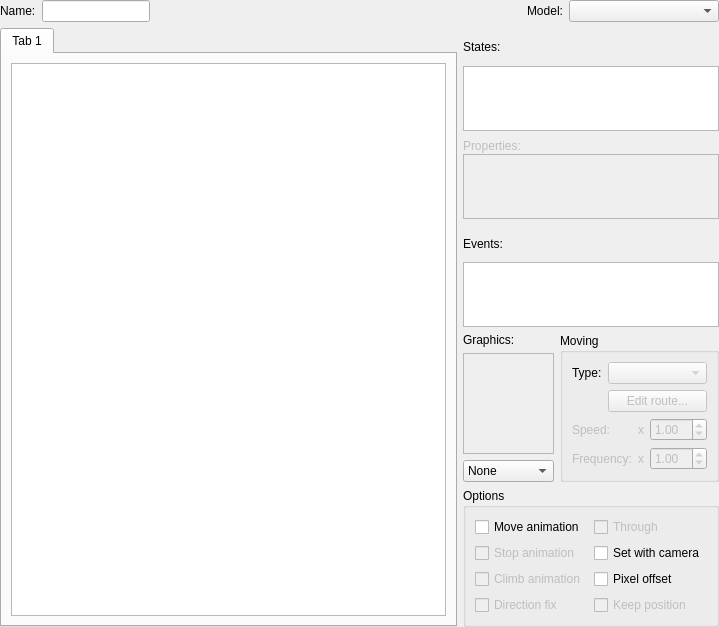
<?xml version="1.0" encoding="UTF-8"?>
<ui version="4.0">
 <class>PanelObject</class>
 <widget class="QWidget" name="PanelObject">
  <property name="geometry">
   <rect>
    <x>0</x>
    <y>0</y>
    <width>719</width>
    <height>627</height>
   </rect>
  </property>
  <property name="windowTitle">
   <string>Form</string>
  </property>
  <layout class="QGridLayout" name="gridLayout">
   <property name="leftMargin">
    <number>0</number>
   </property>
   <property name="topMargin">
    <number>0</number>
   </property>
   <property name="rightMargin">
    <number>0</number>
   </property>
   <property name="bottomMargin">
    <number>0</number>
   </property>
   <item row="0" column="0">
    <layout class="QVBoxLayout" name="verticalLayout_6">
     <item>
      <layout class="QHBoxLayout" name="horizontalLayout" stretch="0,0,1,0,0">
       <item>
        <widget class="QLabel" name="labelName">
         <property name="text">
          <string>Name:</string>
         </property>
        </widget>
       </item>
       <item>
        <widget class="QLineEdit" name="lineEditName"/>
       </item>
       <item>
        <spacer name="horizontalSpacer">
         <property name="orientation">
          <enum>Qt::Horizontal</enum>
         </property>
         <property name="sizeHint" stdset="0">
          <size>
           <width>40</width>
           <height>20</height>
          </size>
         </property>
        </spacer>
       </item>
       <item>
        <widget class="QLabel" name="label">
         <property name="text">
          <string>Model:</string>
         </property>
        </widget>
       </item>
       <item>
        <widget class="QComboBox" name="comboBoxInheritance">
         <property name="enabled">
          <bool>true</bool>
         </property>
         <property name="minimumSize">
          <size>
           <width>150</width>
           <height>0</height>
          </size>
         </property>
         <property name="maximumSize">
          <size>
           <width>150</width>
           <height>16777215</height>
          </size>
         </property>
        </widget>
       </item>
      </layout>
     </item>
     <item>
      <layout class="QHBoxLayout" name="horizontalLayout_2" stretch="1,0">
       <item>
        <widget class="QTabWidget" name="tabWidgetCommands">
         <property name="currentIndex">
          <number>0</number>
         </property>
         <widget class="QWidget" name="tab">
          <attribute name="title">
           <string>Tab 1</string>
          </attribute>
          <layout class="QGridLayout" name="gridLayout_2">
           <item row="0" column="0">
            <widget class="QTreeView" name="treeView"/>
           </item>
          </layout>
         </widget>
        </widget>
       </item>
       <item>
        <layout class="QVBoxLayout" name="verticalLayout_5" stretch="1,1,1,0">
         <item>
          <layout class="QVBoxLayout" name="verticalLayout_2" stretch="0,1">
           <property name="spacing">
            <number>0</number>
           </property>
           <item>
            <widget class="QLabel" name="label_5">
             <property name="text">
              <string>States:</string>
             </property>
            </widget>
           </item>
           <item>
            <widget class="WidgetSuperTree" name="treeViewStates">
             <property name="maximumSize">
              <size>
               <width>16777215</width>
               <height>65</height>
              </size>
             </property>
             <attribute name="headerVisible">
              <bool>false</bool>
             </attribute>
            </widget>
           </item>
          </layout>
         </item>
         <item>
          <layout class="QVBoxLayout" name="verticalLayout_4" stretch="0,1">
           <property name="spacing">
            <number>0</number>
           </property>
           <item>
            <widget class="QLabel" name="label_7">
             <property name="enabled">
              <bool>false</bool>
             </property>
             <property name="maximumSize">
              <size>
               <width>16777215</width>
               <height>17</height>
              </size>
             </property>
             <property name="text">
              <string>Properties:</string>
             </property>
            </widget>
           </item>
           <item>
            <widget class="WidgetSuperTree" name="treeViewProperties">
             <property name="enabled">
              <bool>false</bool>
             </property>
             <property name="maximumSize">
              <size>
               <width>16777215</width>
               <height>65</height>
              </size>
             </property>
            </widget>
           </item>
          </layout>
         </item>
         <item>
          <layout class="QVBoxLayout" name="verticalLayout_3" stretch="0,1">
           <property name="spacing">
            <number>0</number>
           </property>
           <item>
            <widget class="QLabel" name="label_6">
             <property name="text">
              <string>Events:</string>
             </property>
            </widget>
           </item>
           <item>
            <widget class="WidgetSuperTree" name="treeViewEvents">
             <property name="maximumSize">
              <size>
               <width>16777215</width>
               <height>65</height>
              </size>
             </property>
             <attribute name="headerVisible">
              <bool>false</bool>
             </attribute>
            </widget>
           </item>
          </layout>
         </item>
         <item>
          <layout class="QGridLayout" name="gridLayout_8">
           <item row="0" column="0">
            <layout class="QVBoxLayout" name="verticalLayout" stretch="0,1,0">
             <item>
              <widget class="QLabel" name="labelGraphics">
               <property name="text">
                <string>Graphics:</string>
               </property>
              </widget>
             </item>
             <item>
              <widget class="WidgetGraphics" name="frameGraphics">
               <property name="minimumSize">
                <size>
                 <width>0</width>
                 <height>0</height>
                </size>
               </property>
               <property name="frameShape">
                <enum>QFrame::StyledPanel</enum>
               </property>
               <property name="frameShadow">
                <enum>QFrame::Raised</enum>
               </property>
              </widget>
             </item>
             <item>
              <widget class="QComboBox" name="comboBoxGraphics">
               <item>
                <property name="text">
                 <string>None</string>
                </property>
               </item>
               <item>
                <property name="text">
                 <string>Sprite fix</string>
                </property>
               </item>
              </widget>
             </item>
            </layout>
           </item>
           <item row="0" column="1">
            <widget class="QGroupBox" name="groupBoxMoving">
             <property name="title">
              <string>Moving</string>
             </property>
             <layout class="QGridLayout" name="gridLayout_4">
              <item row="0" column="0">
               <layout class="QGridLayout" name="gridLayout_5">
                <item row="0" column="0">
                 <widget class="QLabel" name="labelType">
                  <property name="text">
                   <string>Type:</string>
                  </property>
                 </widget>
                </item>
                <item row="0" column="1" colspan="3">
                 <widget class="QComboBox" name="comboBoxType">
                  <property name="enabled">
                   <bool>false</bool>
                  </property>
                 </widget>
                </item>
                <item row="1" column="1" colspan="3">
                 <widget class="QPushButton" name="pushButtonEditRoute">
                  <property name="enabled">
                   <bool>false</bool>
                  </property>
                  <property name="text">
                   <string>Edit route...</string>
                  </property>
                 </widget>
                </item>
                <item row="2" column="0" colspan="2">
                 <widget class="QLabel" name="labelSpeed">
                  <property name="enabled">
                   <bool>false</bool>
                  </property>
                  <property name="text">
                   <string>Speed:</string>
                  </property>
                 </widget>
                </item>
                <item row="2" column="2">
                 <widget class="QLabel" name="label_3">
                  <property name="enabled">
                   <bool>false</bool>
                  </property>
                  <property name="text">
                   <string>x</string>
                  </property>
                 </widget>
                </item>
                <item row="2" column="3">
                 <widget class="QDoubleSpinBox" name="doubleSpinBoxSpeed">
                  <property name="enabled">
                   <bool>false</bool>
                  </property>
                  <property name="value">
                   <double>1.000000000000000</double>
                  </property>
                 </widget>
                </item>
                <item row="3" column="0" colspan="2">
                 <widget class="QLabel" name="labelFrequency">
                  <property name="enabled">
                   <bool>false</bool>
                  </property>
                  <property name="text">
                   <string>Frequency:</string>
                  </property>
                 </widget>
                </item>
                <item row="3" column="2">
                 <widget class="QLabel" name="label_4">
                  <property name="enabled">
                   <bool>false</bool>
                  </property>
                  <property name="text">
                   <string>x</string>
                  </property>
                 </widget>
                </item>
                <item row="3" column="3">
                 <widget class="QDoubleSpinBox" name="doubleSpinBoxFrequency">
                  <property name="enabled">
                   <bool>false</bool>
                  </property>
                  <property name="value">
                   <double>1.000000000000000</double>
                  </property>
                 </widget>
                </item>
               </layout>
              </item>
             </layout>
            </widget>
           </item>
           <item row="1" column="0" colspan="2">
            <widget class="QGroupBox" name="groupBoxOptions">
             <property name="title">
              <string>Options</string>
             </property>
             <layout class="QGridLayout" name="gridLayout_7">
              <item row="0" column="0">
               <layout class="QGridLayout" name="gridLayout_6">
                <item row="0" column="1">
                 <widget class="QCheckBox" name="checkBoxThrough">
                  <property name="enabled">
                   <bool>false</bool>
                  </property>
                  <property name="text">
                   <string>Through</string>
                  </property>
                 </widget>
                </item>
                <item row="3" column="0">
                 <widget class="QCheckBox" name="checkBoxDirectionFix">
                  <property name="enabled">
                   <bool>false</bool>
                  </property>
                  <property name="text">
                   <string>Direction fix</string>
                  </property>
                 </widget>
                </item>
                <item row="1" column="1">
                 <widget class="QCheckBox" name="checkBoxSetWithCamera">
                  <property name="text">
                   <string>Set with camera</string>
                  </property>
                 </widget>
                </item>
                <item row="0" column="0">
                 <widget class="QCheckBox" name="checkBoxMoveAnimation">
                  <property name="text">
                   <string>Move animation</string>
                  </property>
                 </widget>
                </item>
                <item row="1" column="0">
                 <widget class="QCheckBox" name="checkBoxStopAnimation">
                  <property name="enabled">
                   <bool>false</bool>
                  </property>
                  <property name="text">
                   <string>Stop animation</string>
                  </property>
                 </widget>
                </item>
                <item row="2" column="0">
                 <widget class="QCheckBox" name="checkBoxClimbAnimation">
                  <property name="enabled">
                   <bool>false</bool>
                  </property>
                  <property name="text">
                   <string>Climb animation</string>
                  </property>
                 </widget>
                </item>
                <item row="2" column="1">
                 <widget class="QCheckBox" name="checkBoxPixelOffset">
                  <property name="text">
                   <string>Pixel offset</string>
                  </property>
                 </widget>
                </item>
                <item row="3" column="1">
                 <widget class="QCheckBox" name="checkBoxKeepPosition">
                  <property name="enabled">
                   <bool>false</bool>
                  </property>
                  <property name="text">
                   <string>Keep position</string>
                  </property>
                 </widget>
                </item>
               </layout>
              </item>
             </layout>
            </widget>
           </item>
          </layout>
         </item>
        </layout>
       </item>
      </layout>
     </item>
    </layout>
   </item>
  </layout>
 </widget>
 <customwidgets>
  <customwidget>
   <class>WidgetSuperTree</class>
   <extends>QTreeView</extends>
   <header>widgetsupertree.h</header>
  </customwidget>
  <customwidget>
   <class>WidgetGraphics</class>
   <extends>QFrame</extends>
   <header>widgetgraphics.h</header>
   <container>1</container>
  </customwidget>
 </customwidgets>
 <resources/>
 <connections/>
</ui>
